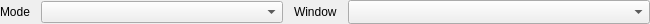
<?xml version="1.0" encoding="UTF-8"?>
<ui version="4.0">
 <class>GameCaptureToolbar</class>
 <widget class="QWidget" name="GameCaptureToolbar">
  <property name="geometry">
   <rect>
    <x>0</x>
    <y>0</y>
    <width>650</width>
    <height>24</height>
   </rect>
  </property>
  <property name="sizePolicy">
   <sizepolicy hsizetype="Preferred" vsizetype="Preferred">
    <horstretch>0</horstretch>
    <verstretch>0</verstretch>
   </sizepolicy>
  </property>
  <property name="minimumSize">
   <size>
    <width>0</width>
    <height>22</height>
   </size>
  </property>
  <property name="windowTitle">
   <string notr="true">Form</string>
  </property>
  <layout class="QHBoxLayout" name="horizontalLayout" stretch="0,4,0,5,0">
   <property name="spacing">
    <number>11</number>
   </property>
   <property name="leftMargin">
    <number>0</number>
   </property>
   <property name="topMargin">
    <number>0</number>
   </property>
   <property name="rightMargin">
    <number>0</number>
   </property>
   <property name="bottomMargin">
    <number>0</number>
   </property>
   <item>
    <widget class="QLabel" name="modeLabel">
     <property name="sizePolicy">
      <sizepolicy hsizetype="Maximum" vsizetype="Fixed">
       <horstretch>0</horstretch>
       <verstretch>0</verstretch>
      </sizepolicy>
     </property>
     <property name="minimumSize">
      <size>
       <width>0</width>
       <height>22</height>
      </size>
     </property>
     <property name="text">
      <string notr="true">Mode</string>
     </property>
     <property name="buddy">
      <cstring>mode</cstring>
     </property>
    </widget>
   </item>
   <item>
    <widget class="PLSComboBox" name="mode">
     <property name="sizePolicy">
      <sizepolicy hsizetype="Expanding" vsizetype="Fixed">
       <horstretch>0</horstretch>
       <verstretch>0</verstretch>
      </sizepolicy>
     </property>
     <property name="minimumSize">
      <size>
       <width>120</width>
       <height>22</height>
      </size>
     </property>
     <property name="maximumSize">
      <size>
       <width>400</width>
       <height>16777215</height>
      </size>
     </property>
     <property name="currentText">
      <string notr="true"/>
     </property>
    </widget>
   </item>
   <item>
    <widget class="QLabel" name="windowLabel">
     <property name="sizePolicy">
      <sizepolicy hsizetype="Maximum" vsizetype="Fixed">
       <horstretch>0</horstretch>
       <verstretch>0</verstretch>
      </sizepolicy>
     </property>
     <property name="minimumSize">
      <size>
       <width>0</width>
       <height>22</height>
      </size>
     </property>
     <property name="text">
      <string notr="true">Window</string>
     </property>
     <property name="buddy">
      <cstring>window</cstring>
     </property>
    </widget>
   </item>
   <item>
    <widget class="PLSComboBox" name="window">
     <property name="sizePolicy">
      <sizepolicy hsizetype="Expanding" vsizetype="Fixed">
       <horstretch>0</horstretch>
       <verstretch>0</verstretch>
      </sizepolicy>
     </property>
     <property name="minimumSize">
      <size>
       <width>120</width>
       <height>22</height>
      </size>
     </property>
     <property name="maximumSize">
      <size>
       <width>600</width>
       <height>16777215</height>
      </size>
     </property>
     <property name="currentText">
      <string notr="true"/>
     </property>
     <property name="sizeAdjustPolicy">
      <enum>QComboBox::AdjustToMinimumContentsLengthWithIcon</enum>
     </property>
    </widget>
   </item>
   <item>
    <spacer name="empty">
     <property name="orientation">
      <enum>Qt::Horizontal</enum>
     </property>
     <property name="sizeHint" stdset="0">
      <size>
       <width>0</width>
       <height>20</height>
      </size>
     </property>
    </spacer>
   </item>
  </layout>
 </widget>
 <customwidgets>
  <customwidget>
   <class>PLSComboBox</class>
   <extends>QComboBox</extends>
   <header>PLSComboBox.h</header>
  </customwidget>
 </customwidgets>
 <resources/>
 <connections/>
</ui>
